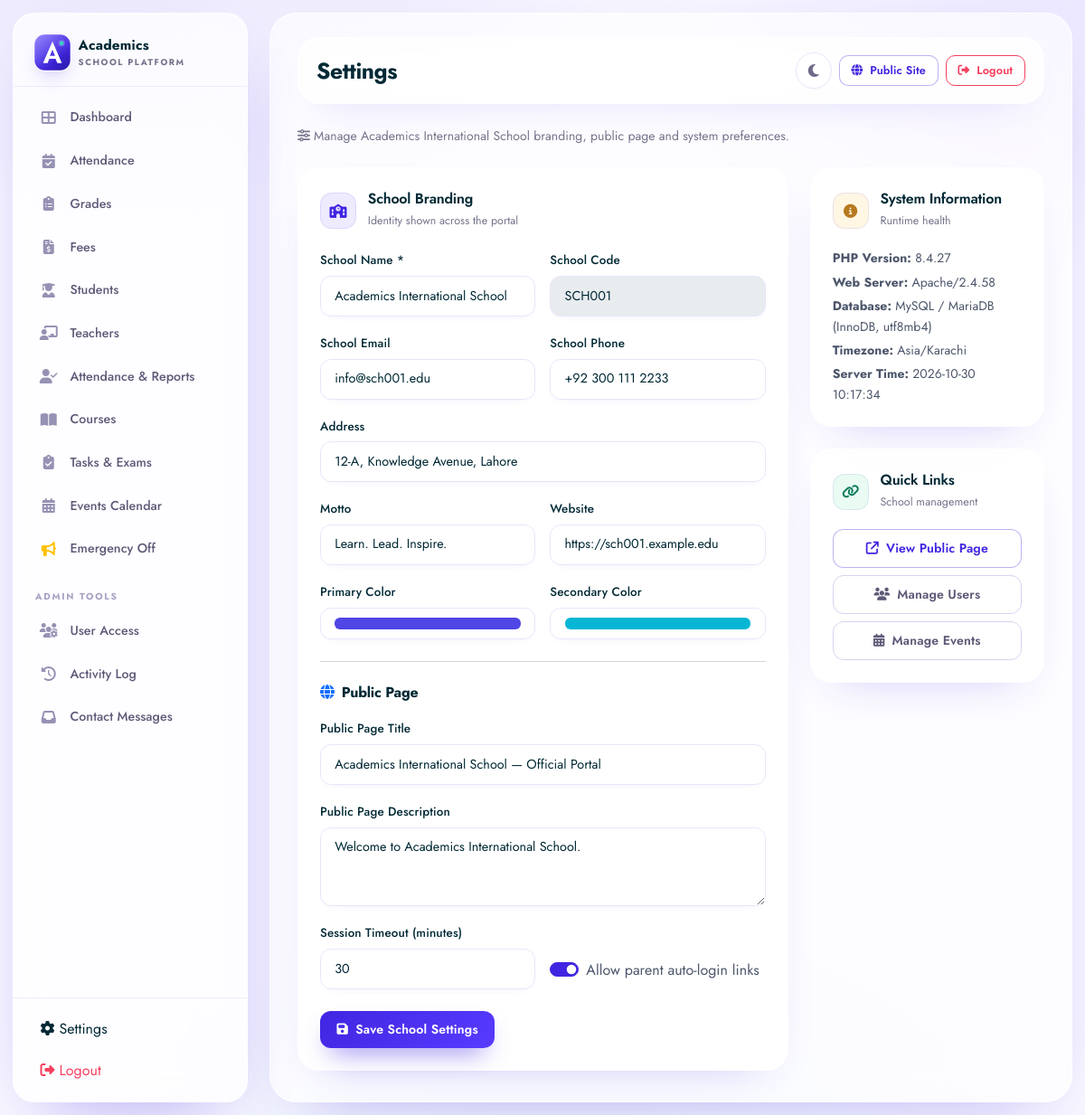
Page /admin/settings.php (signed in) on the committed database.
### tables this page shows
CREATE TABLE `school_settings` (
  `id` int(11) NOT NULL AUTO_INCREMENT,
  `school_id` int(11) NOT NULL,
  `public_page_title` varchar(255) DEFAULT NULL,
  `public_page_description` text DEFAULT NULL,
  `allow_parent_auto_login` tinyint(1) NOT NULL DEFAULT 1,
  `session_timeout_minutes` int(11) NOT NULL DEFAULT 30,
  `created_at` timestamp NOT NULL DEFAULT current_timestamp(),
  `updated_at` timestamp NOT NULL DEFAULT current_timestamp() ON UPDATE current_timestamp(),
  PRIMARY KEY (`id`),
  UNIQUE KEY `school_id` (`school_id`),
  CONSTRAINT `fk_school_settings_school` FOREIGN KEY (`school_id`) REFERENCES `schools` (`id`) ON DELETE CASCADE
);

CREATE TABLE `schools` (
  `id` int(11) NOT NULL AUTO_INCREMENT,
  `school_name` varchar(255) NOT NULL,
  `school_code` varchar(50) NOT NULL,
  `subdomain` varchar(50) DEFAULT NULL,
  `school_email` varchar(255) DEFAULT NULL,
  `school_phone` varchar(30) DEFAULT NULL,
  `school_address` text DEFAULT NULL,
  `owner_name` varchar(100) DEFAULT NULL,
  `school_logo` varchar(255) DEFAULT NULL,
  `primary_color` varchar(20) NOT NULL DEFAULT '#4f46e5',
  `secondary_color` varchar(20) NOT NULL DEFAULT '#06b6d4',
  `motto` varchar(255) DEFAULT NULL,
  `website` varchar(255) DEFAULT NULL,
  `status` enum('active','suspended','trial') NOT NULL DEFAULT 'active',
  `plan` enum('basic','pro','enterprise') NOT NULL DEFAULT 'basic',
  `trial_ends_at` datetime DEFAULT NULL,
  `is_active` tinyint(1) NOT NULL DEFAULT 1,
  `subscription_plan` enum('free','basic','premium') NOT NULL DEFAULT 'free',
  `created_at` timestamp NOT NULL DEFAULT current_timestamp(),
  `updated_at` timestamp NOT NULL DEFAULT current_timestamp() ON UPDATE current_timestamp(),
  PRIMARY KEY (`id`),
  UNIQUE KEY `school_code` (`school_code`),
  UNIQUE KEY `uniq_school_subdomain` (`subdomain`),
  KEY `idx_school_code` (`school_code`),
  KEY `idx_school_active` (`is_active`),
  KEY `idx_school_status` (`status`)
);

### includes/tenant.php (called while the page is built, shortened)
<?php
require_once __DIR__ . '/functions.php';
function currentSchoolId(): ?int {
    if (!empty($_SESSION['school_id'])) {
        return (int)$_SESSION['school_id'];
    }
    return null;
}
function currentSchool(?PDO $pdo = null): ?array {
    static $cache = [];
    $pdo = $pdo ?: tenant_pdo();
    $sid = currentSchoolId();
    if (!array_key_exists($sid, $cache)) {
        $st = $pdo->prepare("SELECT s.*, ss.public_page_title, ss.public_page_description, ss.allow_parent_auto_login, ss.session_timeout_minutes
                             FROM schools s LEFT JOIN school_settings ss ON ss.school_id = s.id
                             WHERE s.id = ? LIMIT 1");
        $st->execute([$sid]);
        $cache[$sid] = $st->fetch() ?: null;
    }
    return $cache[$sid];
}

### includes/functions.php (called while the page is built, shortened)
<?php
function e($string) {
    return htmlspecialchars($string ?? '', ENT_QUOTES, 'UTF-8');
}

### admin/settings.php (the view, shortened to what this page needs)
<?php
require_once '../includes/header.php';
$schoolId = currentSchoolId();
$school   = $schoolId ? currentSchool($pdo) : null;
?>
<p class="text-muted small mb-4"><i class="fas fa-sliders me-1"></i>Manage <?php echo $school ? e($school['school_name']) : 'platform'; ?> branding, public page and system preferences.</p>
<?php if ($school): ?>
<div class="row g-4">
    <div class="col-12 col-xl-8">
        <div class="chart-card">
            <div class="section-head">
                <div class="sh-left">
                    <span class="head-icon indigo"><i class="fas fa-school"></i></span>
                    <div><h6 class="chart-title">School Branding</h6><span class="chart-sub">Identity shown across the portal</span></div>
                </div>
            </div>
            <form method="POST">
                <div class="row g-3">
                    <div class="col-md-6">
                        <label class="form-label">School Name *</label>
                        <input type="text" name="school_name" class="form-control" value="<?php echo e($school['school_name']); ?>" required>
                    </div>
                    <div class="col-md-6">
                        <label class="form-label">School Code</label>
                        <input type="text" class="form-control" value="<?php echo e($school['school_code']); ?>" disabled>
                    </div>
                    <div class="col-md-6">
                        <label class="form-label">School Email</label>
                        <input type="email" name="school_email" class="form-control" value="<?php echo e($school['school_email']); ?>">
                    </div>
                    <div class="col-md-6">
                        <label class="form-label">School Phone</label>
                        <input type="text" name="school_phone" class="form-control" value="<?php echo e($school['school_phone']); ?>">
                    </div>
                    <div class="col-12">
                        <label class="form-label">Address</label>
                        <input type="text" name="school_address" class="form-control" value="<?php echo e($school['school_address']); ?>">
                    </div>
                    <div class="col-md-6">
                        <label class="form-label">Motto</label>
                        <input type="text" name="motto" class="form-control" value="<?php echo e($school['motto']); ?>">
                    </div>
                    <div class="col-md-6">
                        <label class="form-label">Website</label>
                        <input type="url" name="website" class="form-control" value="<?php echo e($school['website']); ?>">
                    </div>
                    <div class="col-md-6">
                        <label class="form-label">Primary Color</label>
                        <input type="color" name="primary_color" class="form-control form-control-color w-100" value="<?php echo e($school['primary_color'] ?: '#4f46e5'); ?>">
                    </div>
                    <div class="col-md-6">
                        <label class="form-label">Secondary Color</label>
                        <input type="color" name="secondary_color" class="form-control form-control-color w-100" value="<?php echo e($school['secondary_color'] ?: '#06b6d4'); ?>">
                    </div>
                </div>
                <hr class="my-4">
                <h6 class="fw-bold mb-3"><i class="fas fa-globe me-2 text-primary"></i>Public Page</h6>
                <div class="row g-3">
                    <div class="col-12">
                        <label class="form-label">Public Page Title</label>
                        <input type="text" name="public_page_title" class="form-control" value="<?php echo e($school['public_page_title'] ?? ''); ?>">
                    </div>
                    <div class="col-12">
                        <label class="form-label">Public Page Description</label>
                        <textarea name="public_page_description" class="form-control" rows="3"><?php echo e($school['public_page_description'] ?? ''); ?></textarea>
                    </div>
                    <div class="col-md-6">
                        <label class="form-label">Session Timeout (minutes)</label>
                        <input type="number" name="session_timeout_minutes" class="form-control" min="5" max="240" value="<?php echo (int)($school['session_timeout_minutes'] ?? 30); ?>">
                    </div>
                    <div class="col-md-6 d-flex align-items-end">
                        <div class="form-check form-switch mb-2">
                            <input class="form-check-input" type="checkbox" name="allow_parent_auto_login" id="allowParentAuto" value="1" <?php echo !empty($school['allow_parent_auto_login']) ? 'checked' : ''; ?>>
                            <label class="form-check-label" for="allowParentAuto">Allow parent auto-login links</label>
                        </div>
                    </div>
                </div>
                <button type="submit" class="btn btn-primary mt-4"><i class="fas fa-save me-1"></i> Save School Settings</button>
            </form>
        </div>
    </div>
    <div class="col-12 col-xl-4">
        <div class="chart-card mb-4">
            <div class="section-head">
                <div class="sh-left">
                    <span class="head-icon amber"><i class="fas fa-circle-info"></i></span>
                    <div><h6 class="chart-title">System Information</h6><span class="chart-sub">Runtime health</span></div>
                </div>
            </div>
            <p class="mb-1 small"><strong>PHP Version:</strong> <?php echo PHP_VERSION; ?></p>
            <p class="mb-1 small"><strong>Web Server:</strong> <?php echo e($_SERVER['SERVER_SOFTWARE'] ?? 'Apache/XAMPP'); ?></p>
            <p class="mb-1 small"><strong>Database:</strong> MySQL / MariaDB (InnoDB, utf8mb4)</p>
            <p class="mb-1 small"><strong>Timezone:</strong> <?php echo e(date_default_timezone_get()); ?></p>
            <p class="mb-0 small"><strong>Server Time:</strong> <?php echo date('Y-m-d H:i:s'); ?></p>
        </div>
        <div class="chart-card">
            <div class="section-head">
                <div class="sh-left">
                    <span class="head-icon emerald"><i class="fas fa-link"></i></span>
                    <div><h6 class="chart-title">Quick Links</h6><span class="chart-sub">School management</span></div>
                </div>
            </div>
            <div class="d-grid gap-2">
                <a href="../public/school.php?code=<?php echo urlencode($school['school_code']); ?>" target="_blank" class="btn btn-outline-primary"><i class="fas fa-arrow-up-right-from-square me-2"></i>View Public Page</a>
                <a href="users.php" class="btn btn-outline-secondary"><i class="fas fa-users me-2"></i>Manage Users</a>
                <a href="../events/index.php" class="btn btn-outline-secondary"><i class="fas fa-calendar-days me-2"></i>Manage Events</a>
            </div>
        </div>
    </div>
</div>
<?php endif; ?>
<?php require_once '../includes/footer.php'; ?>

### assets/css/style.css (style rules this page uses)
:root { --brand-navy: #0f172a; --brand-navy-2: #1e293b; --brand-indigo: #4f46e5; --brand-indigo-light: #6366f1; --brand-cyan: #06b6d4; --brand-emerald: #10b981; --brand-amber: #f59e0b; --brand-rose: #ef4444; --brand-violet: #8b5cf6; --brand-gold: #f6c065; --canvas-bg: #eef2f7; --surface: #ffffff; --surface-2: #f8fafc; --surface-3: #f1f5f9; --surface-glass: rgba(255,255,255,0.72); --sidebar-bg: #0f172a; --text-main: #0f172a; --text-body: #334155; --text-muted: #64748b; --text-light: #94a3b8; --text-inverse: #ffffff; --border-subtle: #e2e8f0; --border-light: #f1f5f9; --border-strong: #cbd5e1; --shadow-xs: 0 1px 2px rgba(15,23,42,0.04); --shadow-sm: 0 2px 8px -2px rgba(15,23,42,0.06); --shadow-md: 0 8px 24px -6px rgba(15,23,42,0.08); --shadow-lg: 0 20px 40px -12px rgba(15,23,42,0.14); --shadow-glow: 0 0 0 3px rgba(79,70,229,0.18); --r-xs: 6px; --r-sm: 8px; --r-md: 10px; --r-lg: 16px; --r-xl: 20px; --r-2xl: 24px; --r-pill: 9999px; --ease: cubic-bezier(0.22, 1, 0.36, 1); --dur-fast: 150ms; --dur: 220ms; --dur-slow: 360ms; --sidebar-dark: #0f172a; --sidebar-darker: #020617; --sidebar-item-hover: #1e293b; --sidebar-width: 260px; --brand-green: #16a34a; --brand-green-hover: #15803d; --learnify-hero-bg: #f0f9ff; --learnify-cta-bg: #e0f2fe; --learnify-footer-bg: #0f172a; }
* { margin: 0; padding: 0; box-sizing: border-box; }
html { scroll-behavior: smooth; }
body { font-family: 'Inter', -apple-system, BlinkMacSystemFont, 'Segoe UI', Roboto, sans-serif; background-color: var(--canvas-bg); color: var(--text-body); line-height: 1.6; -webkit-font-smoothing: antialiased; -moz-osx-font-smoothing: grayscale; transition: background-color var(--dur) var(--ease), color var(--dur) var(--ease); }
h1,h2,h3,h4,h5,h6 { font-family: 'Plus Jakarta Sans', 'Inter', sans-serif; font-weight: 700; color: var(--text-main); letter-spacing: -0.02em; line-height: 1.25; }
a { color: var(--brand-indigo); text-decoration: none; transition: color var(--dur-fast) var(--ease); }
.chart-card { background: var(--surface); border-radius: var(--r-lg); border: 1px solid var(--border-subtle); box-shadow: var(--shadow-sm); padding: 1.5rem; height: 100%; }
.chart-title { font-size: 1rem; font-weight: 700; color: var(--text-main); margin: 0; }
.chart-sub { font-size: .8rem; color: var(--text-muted); }
.section-head { display:flex; align-items:center; justify-content:space-between; margin-bottom:1.1rem; }
.section-head .sh-left { display:flex; align-items:center; gap:.8rem; min-width:0; }
.head-icon { width:38px; height:38px; border-radius:12px; display:inline-flex; align-items:center; justify-content:center; font-size:.95rem; flex-shrink:0; box-shadow: var(--shadow-xs); border:1px solid var(--border-subtle); }
.head-icon.indigo { background:#eef2ff; color:#4f46e5; }
.head-icon.amber { background:#fffbeb; color:#b45309; }
.head-icon.emerald { background:#ecfdf5; color:#047857; }
.form-control, .form-select { background: var(--surface); border: 1px solid var(--border-subtle); color: var(--text-main); border-radius: var(--r-md); padding: .65rem .9rem; font-size: .9rem; transition: all var(--dur-fast) var(--ease); box-shadow: var(--shadow-xs); }
.form-control::placeholder { color: var(--text-light); opacity: 1; }
.form-label { font-weight: 600; font-size: .85rem; color: var(--text-main); margin-bottom: .4rem; }
.btn { border-radius: var(--r-md); font-weight: 600; font-size: .88rem; padding: .6rem 1.1rem; transition: all var(--dur-fast) var(--ease); }
.btn-primary { background: linear-gradient(135deg, var(--brand-indigo), var(--brand-indigo-light)); border: none; box-shadow: 0 4px 12px rgba(79,70,229,0.3); }
.btn-outline-primary { border-color: var(--brand-indigo); color: var(--brand-indigo); }
.btn-outline-secondary { border-color: var(--border-strong); color: var(--text-body); }
:root { --chart-navy: #1d3557; --chart-amber: #f4b64c; --chart-slate: #64748b; --chart-slate-light: #94a3b8; --chart-grid: rgba(148,163,184,.18); }
.app-wrapper .text-muted, .auth-wrapper .text-muted { color: var(--text-muted) !important; }
.app-wrapper .form-control::placeholder, .auth-wrapper .form-control::placeholder { color: var(--text-light); }

### rows in the picture
school_settings: school.school_name "Academics International School", school_name "Academics International School", school.school_code "SCH001", school_email "info@sch001.edu", school_phone "+92 300 111 2233", school_address "12-A, Knowledge Avenue, Lahore", motto "Learn. Lead. Inspire.", website "https://sch001.example.edu", primary_color "#4f46e5", secondary_color "#06b6d4", public_page_title "Academics International School — Official Portal", public_page_description "Welcome to Academics International School.", session_timeout_minutes "30", allow_parent_auto_login "☑"

### other values in the picture
$page_title "Settings"
PHP_VERSION "8.4.27"
$_SERVER['SERVER_SOFTWARE'] "Apache/2.4.58"
date_default_timezone_get() "Asia/Karachi"
